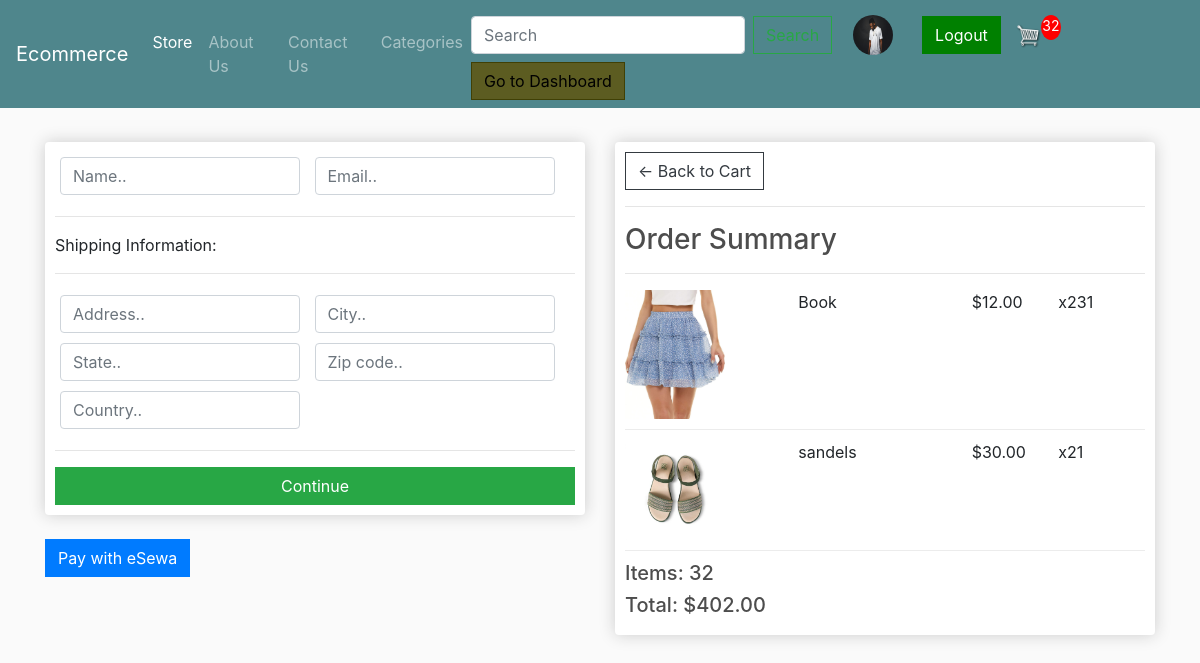
Screenshot of /checkout/ (signed in) with the database file from the repository.
### store/models.py (models this page shows, shortened)
class Profile(models.Model):
    user = models.OneToOneField(User, on_delete=models.CASCADE)
    image = models.ImageField(default='default.jpg', upload_to='profile_pics')

class OrderItem(models.Model):
    product = models.ForeignKey(Product, on_delete=models.SET_NULL, blank=True, null=True)
    order = models.ForeignKey(Order, on_delete=models.SET_NULL, blank=True, null=True)
    quantity = models.IntegerField(default=0, null=True, blank=True)
    date_added = models.DateTimeField(auto_now_add=True)
    image_url = models.CharField(max_length=200, null=True, blank=True)  # Add this line
    @property
    def get_total(self):
        if self.product and self.product.price:
            total = self.product.price * self.quantity
        else:
            total = 0
        return total

class Product(models.Model):
    name = models.CharField(max_length=200, null=True)
    price = models.DecimalField(max_digits=7, decimal_places=2)
    digital = models.BooleanField(default=False)
    image = models.ImageField(upload_to='products/')
    description = models.TextField(null=True, blank=True)
    in_stock = models.BooleanField(default=True)
    colors = models.ManyToManyField(Color, related_name='products')
    sizes = models.ManyToManyField(Size, related_name='products')
    category = models.ForeignKey(Category, on_delete=models.SET_DEFAULT, default=1)
    @property
    def imageURL(self):
        try:
            url = self.image.url
        except:
            url = ''  # Provide a default URL or handle the exception as per your application's needs
        return url

class Order(models.Model):
    customer = models.ForeignKey(Customer, on_delete=models.SET_NULL, blank=True, null=True)
    date_order = models.DateTimeField(auto_now_add=True)
    complete = models.BooleanField(default=False, null=True, blank=False)
    transaction_id = models.CharField(max_length=200, null=True)
    @property
    def shipping(self):
        shipping = False
        orderitems = self.orderitem_set.all()
        for i in orderitems:
            if i.product and not i.product.digital:
                shipping = True
        return shipping
    @property
    def get_cart_total(self):
        orderitems = self.orderitem_set.all()
        total = sum([item.get_total for item in orderitems])
        return total
    @property
    def get_cart_items(self):
        orderitems = self.orderitem_set.all()
        total = sum([item.quantity for item in orderitems])
        return total

### store/views.py (the view)
# urls.py: path('checkout/', views.checkout, name='checkout'),
@login_required(login_url='/accounts/login/')
def checkout(request):
    data = cartData(request)
    context = {'items': data['items'], 'order': data['order'], 'cartItems': data['cartItems']}
    return render(request, 'store/checkout.html', context)

### store/utils.py (called while the page is built)
def cartData(request):
    if request.user.is_authenticated:
        try:
            customer = request.user.customer
        except Customer.DoesNotExist:
            customer = Customer.objects.create(user=request.user, name=request.user.username, email=request.user.email)
        customer = request.user.customer
        order, created = Order.objects.get_or_create(customer=customer, complete=False)
        items = order.orderitem_set.all()
        cartItems = order.get_cart_items
    else:
        cookieData = cookieCart(request)
        cartItems = cookieData['cartItems']
        order = cookieData['order']
        items = cookieData['items']
    context = {'items': items, 'order': order, 'cartItems': cartItems}
    return context

### store/templates/store/checkout.html (shortened to what this page needs)
{% extends 'store/main.html' %}
{% load static %}
{% block content %}
    <div class="row">
        <div class="col-lg-6">
            <div class="box-element" id="form-wrapper">
                <form id="form">
                    <div id="user-info">
                        <div class="form-field">
                            <input required class="form-control" type="text" name="name" placeholder="Name..">
                        </div>
                        <div class="form-field">
                            <input required class="form-control" type="email" name="email" placeholder="Email..">
                        </div>
                    </div>
                    <div id="shipping-info">
                        <hr>
                        <p>Shipping Information:</p>
                        <hr>
                        <div class="form-field">
                            <input class="form-control" type="text" name="address" placeholder="Address..">
                        </div>
                        <div class="form-field">
                            <input class="form-control" type="text" name="city" placeholder="City..">
                        </div>
                        <div class="form-field">
                            <input class="form-control" type="text" name="state" placeholder="State..">
                        </div>
                        <div class="form-field">
                            <input class="form-control" type="text" name="zipcode" placeholder="Zip code..">
                        </div>
                        <div class="form-field">
                            <input class="form-control" type="text" name="country" placeholder="Country..">
                        </div>
                    </div>
                    <hr>
                    <input id="form-button" class="btn btn-success btn-block" type="submit" value="Continue">
                </form>
            </div>
            <br>
            <div class="esewa-form">
					<form action="https://rc-epay.esewa.com.np/api/epay/main/v2/form" method="POST">
                    <button type="submit" class="btn btn-primary">Pay with eSewa</button>
                </form>
            </div>
        </div>
        <div class="col-lg-6">
            <div class="box-element">
                <a class="btn btn-outline-dark" href="{% url 'cart' %}">&#x2190; Back to Cart</a>
                <hr>
                <h3>Order Summary</h3>
                <hr>
                {% for item in items %}
                <div class="cart-row">
                    <div style="flex:2"><img class="row-image" src="{{item.product.imageURL}}"></div>
                    <div style="flex:2"><p>{{item.product.name}}</p></div>
                    <div style="flex:1"><p>${{item.product.price|floatformat:2}}</p></div>
                    <div style="flex:1"><p>x2{{item.quantity}}</p></div>
                </div>
                {% endfor %}
                <h5>Items:   {{order.get_cart_items}}</h5>
                <h5>Total:   ${{order.get_cart_total|floatformat:2}}</h5>
            </div>
        </div>
    </div>
{% endblock content %}

### store/templates/store/main.html (shortened to what this page needs)
<!DOCTYPE html>
{% load static %}
<html>
<head>
    <link rel="stylesheet" href="https://stackpath.bootstrapcdn.com/bootstrap/4.4.1/css/bootstrap.min.css">
    <link rel="stylesheet" href="https://cdnjs.cloudflare.com/ajax/libs/font-awesome/6.0.0-beta3/css/all.min.css">
    <link rel="stylesheet" type="text/css" href="{% static 'css/main.css' %}">
</head>
<body>
    <nav class="navbar navbar-expand-lg navbar-dark bg-dark">
        <a class="navbar-brand" href="{% url 'store' %}">Ecommerce</a>
        <div class="collapse navbar-collapse" id="navbarSupportedContent">
            <ul class="navbar-nav mr-auto">
                <li class="nav-item active">
                    <a class="nav-link" href="{% url 'store' %}">Store <span class="sr-only">(current)</span></a>
                </li>
                <li class="nav-item">
                    <a class="nav-link" href="{% url 'about_us' %}">About Us</a>
                </li>
                <li class="nav-item">
                    <a class="nav-link" href="{% url 'contact_us' %}">Contact Us</a>
                </li>
                <li class="nav-item">
                    <a class="nav-link" href="{% url 'category_list_view' %}">Categories</a>
                </li>
            </ul>
            <div class="form-inline my-2 my-lg-0">
                <form class="form-inline" method="GET" action="{% url 'search_results' %}">
                    <input class="form-control mr-sm-2" type="search" placeholder="Search" aria-label="Search" name="q">
                    <button class="btn btn-outline-success my-2 my-sm-0 mr-2" type="submit">Search</button>
                </form>
                {% if user.is_authenticated %}
                    <a href="{% url 'profile' %}" class="btn mr-2">
                        <img src="{{ user.profile.image.url }}" class="profile-pic" alt="{{ user.username }}">
                    </a>
                    <a href="{% url 'logout' %}" class="btn btn-custom ml-2">Logout</a>
                {% else %}
                    <a href="{% url 'login' %}" class="btn btn-custom mr-2">Login</a>
                    <a href="{% url 'signup' %}" class="btn btn-custom ml-2">SignUp</a>
                {% endif %}
                <a href="{% url 'cart' %}">
                    <img id="cart-icon" src="{% static 'images/cart.png' %}">
                </a>
                <p id="cart-total">{{ cartItems }}</p>
                {% if user.is_superuser %}
                    <a href="{% url 'admin_dashboard' %}" class="btn btn-primary btn-yellow">Go to Dashboard</a>
                {% endif %}
            </div>
        </div>
    </nav>
    <div class="container">
        <br>
        {% block content %}
        {% endblock content %}
    </div>
</body>
</html>

### static/css/main.css (style rules this page uses)
body { background-color: hsl(0, 0%, 98%); }
h1,h2,h3,h4,h5,h6 { color:hsl(0, 0%, 30%); }
.box-element { box-shadow:hsl(0, 0%, 80%) 0 0 16px; background-color: #fff; border-radius: 4px; padding: 10px; }
.bg-dark { background-color: #4f868c!important; }
#cart-icon { width:25px; display: inline-block; margin-left: 15px; }
#cart-total { display: block; text-align: center; color:#fff; background-color: red; width: 20px; height: 25px; border-radius: 50%; font-size: 14px; }
.col-lg-4, .col-lg-6, .col-lg-8, .col-lg-12 { margin-top: 10px; }
.btn { border-radius: 0; }
.row-image { width: 100px; }
.form-field { width:250px; display: inline-block; padding: 5px; }
.cart-row { display: flex; align-items: flex-stretch; padding-bottom: 10px; margin-bottom: 10px; border-bottom: 1px solid #ececec; }
.btn-yellow { background-color: rgb(92, 92, 33) !important; border-color: rgb(64, 64, 5) !important; color: black !important; }

### store/templates/store/main.html (style rules this page uses)
.btn-custom { color: white; background-color: green; border-color: green; }
.profile-pic { width: 40px; height: 40px; border-radius: 50%; }

### rows the page displays
OrderItem: product.imageURL (picture), product.name "Book", product.price "12.00", quantity "31"
OrderItem: product.imageURL (picture), product.name "sandels", product.price "30.00", quantity "1"
Order: get_cart_items "32", get_cart_total "402.00"

### other values shown
{{ cartItems }} "32"
